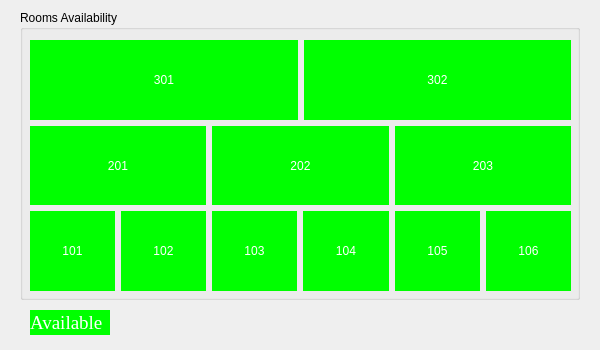
<?xml version="1.0" encoding="UTF-8"?>
<ui version="4.0">
 <class>Availability</class>
 <widget class="QDialog" name="Availability">
  <property name="geometry">
   <rect>
    <x>0</x>
    <y>0</y>
    <width>600</width>
    <height>350</height>
   </rect>
  </property>
  <property name="windowTitle">
   <string>SHOW AVAILABLE ROOMS</string>
  </property>
  <widget class="QGroupBox" name="groupBox">
   <property name="geometry">
    <rect>
     <x>20</x>
     <y>10</y>
     <width>560</width>
     <height>290</height>
    </rect>
   </property>
   <property name="title">
    <string>Rooms Availability</string>
   </property>
   <widget class="QWidget" name="layoutWidget">
    <property name="geometry">
     <rect>
      <x>10</x>
      <y>30</y>
      <width>541</width>
      <height>251</height>
     </rect>
    </property>
    <layout class="QVBoxLayout" name="verticalLayout">
     <item>
      <layout class="QHBoxLayout" name="horizontalLayout_3">
       <item>
        <widget class="QLabel" name="label_301">
         <property name="styleSheet">
          <string notr="true">background-color: rgb(0, 255, 0);
color: rgb(255, 255, 255);
font: 24pt &quot;Times New Roman&quot;;</string>
         </property>
         <property name="text">
          <string>301</string>
         </property>
         <property name="alignment">
          <set>Qt::AlignCenter</set>
         </property>
        </widget>
       </item>
       <item>
        <widget class="QLabel" name="label_302">
         <property name="styleSheet">
          <string notr="true">background-color: rgb(0, 255, 0);
color: rgb(255, 255, 255);
font: 24pt &quot;Times New Roman&quot;;</string>
         </property>
         <property name="text">
          <string>302</string>
         </property>
         <property name="alignment">
          <set>Qt::AlignCenter</set>
         </property>
        </widget>
       </item>
      </layout>
     </item>
     <item>
      <layout class="QHBoxLayout" name="horizontalLayout_2">
       <item>
        <widget class="QLabel" name="label_201">
         <property name="styleSheet">
          <string notr="true">background-color: rgb(0, 255, 0);
color: rgb(255, 255, 255);
font: 24pt &quot;Times New Roman&quot;;</string>
         </property>
         <property name="text">
          <string>201</string>
         </property>
         <property name="alignment">
          <set>Qt::AlignCenter</set>
         </property>
        </widget>
       </item>
       <item>
        <widget class="QLabel" name="label_202">
         <property name="styleSheet">
          <string notr="true">background-color: rgb(0, 255, 0);
color: rgb(255, 255, 255);
font: 24pt &quot;Times New Roman&quot;;</string>
         </property>
         <property name="text">
          <string>202</string>
         </property>
         <property name="alignment">
          <set>Qt::AlignCenter</set>
         </property>
        </widget>
       </item>
       <item>
        <widget class="QLabel" name="label_203">
         <property name="styleSheet">
          <string notr="true">background-color: rgb(0, 255, 0);
color: rgb(255, 255, 255);
font: 24pt &quot;Times New Roman&quot;;</string>
         </property>
         <property name="text">
          <string>203</string>
         </property>
         <property name="alignment">
          <set>Qt::AlignCenter</set>
         </property>
        </widget>
       </item>
      </layout>
     </item>
     <item>
      <layout class="QHBoxLayout" name="horizontalLayout">
       <item>
        <widget class="QLabel" name="label_101">
         <property name="styleSheet">
          <string notr="true">background-color: rgb(0, 255, 0);
color: rgb(255, 255, 255);
font: 24pt &quot;Times New Roman&quot;;</string>
         </property>
         <property name="text">
          <string>101</string>
         </property>
         <property name="alignment">
          <set>Qt::AlignCenter</set>
         </property>
        </widget>
       </item>
       <item>
        <widget class="QLabel" name="label_102">
         <property name="styleSheet">
          <string notr="true">background-color: rgb(0, 255, 0);
color: rgb(255, 255, 255);
font: 24pt &quot;Times New Roman&quot;;</string>
         </property>
         <property name="text">
          <string>102</string>
         </property>
         <property name="alignment">
          <set>Qt::AlignCenter</set>
         </property>
        </widget>
       </item>
       <item>
        <widget class="QLabel" name="label_103">
         <property name="styleSheet">
          <string notr="true">background-color: rgb(0, 255, 0);
color: rgb(255, 255, 255);
font: 24pt &quot;Times New Roman&quot;;</string>
         </property>
         <property name="text">
          <string>103</string>
         </property>
         <property name="alignment">
          <set>Qt::AlignCenter</set>
         </property>
        </widget>
       </item>
       <item>
        <widget class="QLabel" name="label_104">
         <property name="styleSheet">
          <string notr="true">background-color: rgb(0, 255, 0);
color: rgb(255, 255, 255);
font: 24pt &quot;Times New Roman&quot;;</string>
         </property>
         <property name="text">
          <string>104</string>
         </property>
         <property name="alignment">
          <set>Qt::AlignCenter</set>
         </property>
        </widget>
       </item>
       <item>
        <widget class="QLabel" name="label_105">
         <property name="styleSheet">
          <string notr="true">background-color: rgb(0, 255, 0);
color: rgb(255, 255, 255);
font: 24pt &quot;Times New Roman&quot;;</string>
         </property>
         <property name="text">
          <string>105</string>
         </property>
         <property name="alignment">
          <set>Qt::AlignCenter</set>
         </property>
        </widget>
       </item>
       <item>
        <widget class="QLabel" name="label_106">
         <property name="styleSheet">
          <string notr="true">background-color: rgb(0, 255, 0);
color: rgb(255, 255, 255);
font: 24pt &quot;Times New Roman&quot;;</string>
         </property>
         <property name="text">
          <string>106</string>
         </property>
         <property name="alignment">
          <set>Qt::AlignCenter</set>
         </property>
        </widget>
       </item>
      </layout>
     </item>
    </layout>
   </widget>
  </widget>
  <widget class="QLabel" name="label">
   <property name="geometry">
    <rect>
     <x>30</x>
     <y>310</y>
     <width>80</width>
     <height>25</height>
    </rect>
   </property>
   <property name="font">
    <font>
     <family>Times New Roman</family>
     <pointsize>14</pointsize>
     <italic>false</italic>
     <bold>false</bold>
    </font>
   </property>
   <property name="styleSheet">
    <string notr="true">background-color: rgb(0, 255, 0);
border-color: rgb(0, 255, 255);
color: rgb(255, 255, 255);
font: 14pt &quot;Times New Roman&quot;;</string>
   </property>
   <property name="text">
    <string>Available</string>
   </property>
  </widget>
 </widget>
 <resources/>
 <connections/>
</ui>
